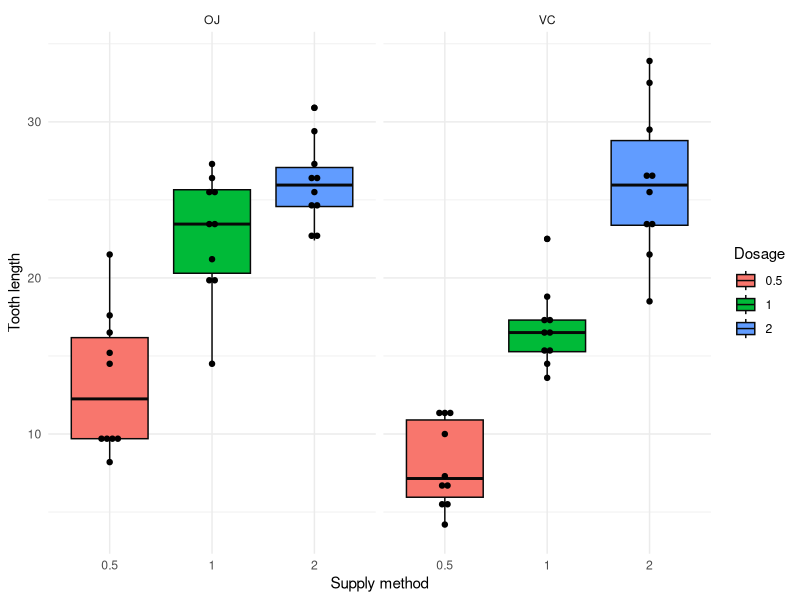
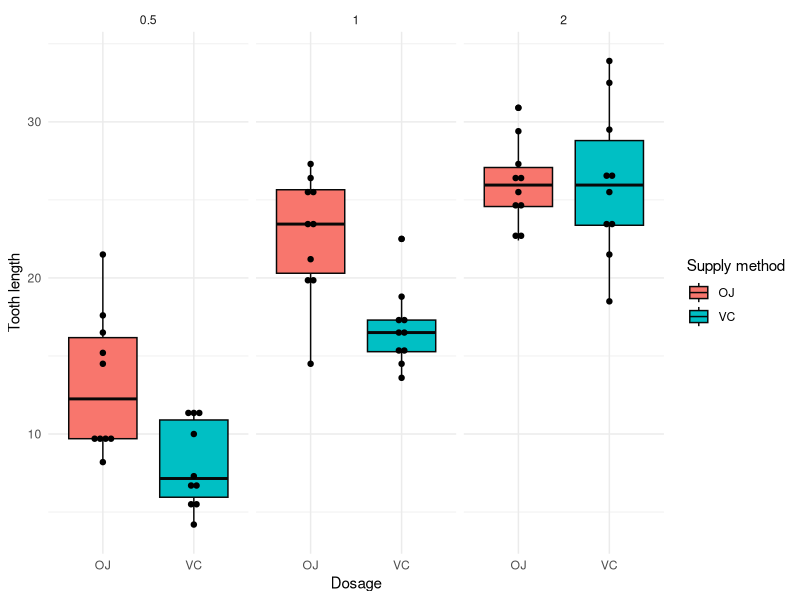

The R script that drew these images, in order:
## ---- chunk 1
knitr::opts_chunk$set(echo = TRUE)
knitr::opts_chunk$set(fig.width = 6, fig.height = 4) 
## ---- chunk 2
packages <- c('ggplot2', 'dplyr', 'tidyr', 'datasets')
sapply(packages, require, character.only = TRUE, quietly = TRUE)
## ---- chunk 3
data("ToothGrowth")
ToothGrowth <- tbl_df(ToothGrowth)
ToothGrowth <- mutate(ToothGrowth, dose = as.factor(dose))
ToothGrowth <- group_by(ToothGrowth, supp, dose)
ToothGrowth
## ---- chunk 4
summary(ToothGrowth)
summarise(ToothGrowth, mean(len))
ToothGrowth[which(ToothGrowth$len == max(ToothGrowth$len)), ]
## ---- chunk 5
g <- ggplot(ToothGrowth, aes(x = dose, y = len))
g + geom_boxplot(aes(fill = dose), col = "grey3") + geom_dotplot(binaxis = 'y', stackdir = 'center', dotsize = 0.5, binwidth = 0.7) + facet_grid(.~ supp) + theme_minimal() + labs(fill = "Dosage") + xlab("Supply method") + ylab("Tooth length")
## ---- chunk 6
g <- ggplot(ToothGrowth, aes(x = supp, y = len))
g + geom_boxplot(aes(fill = supp), col = "grey3") + geom_dotplot(binaxis = 'y', stackdir = 'center', dotsize = 0.5, binwidth = 0.7) + facet_grid(.~ dose) + theme_minimal() + labs(fill = "Supply method") + xlab("Dosage") + ylab("Tooth length")
## ---- chunk 7
test <- t.test(ToothGrowth$len[ToothGrowth$supp == "OJ"],
               ToothGrowth$len[ToothGrowth$supp == "VC"],
               paired = FALSE, var.equal = FALSE)
test$p.value
test$conf.int
## ---- chunk 8
test <- t.test(ToothGrowth$len[ToothGrowth$dose == 0.5],
               ToothGrowth$len[ToothGrowth$dose == 1],
               paired = FALSE, var.equal = TRUE)
test$p.value
test$conf.int
## ---- chunk 9
test <- t.test(ToothGrowth$len[ToothGrowth$dose == 1],
               ToothGrowth$len[ToothGrowth$dose == 2],
               paired = FALSE, var.equal = TRUE)
test$p.value
test$conf.int
